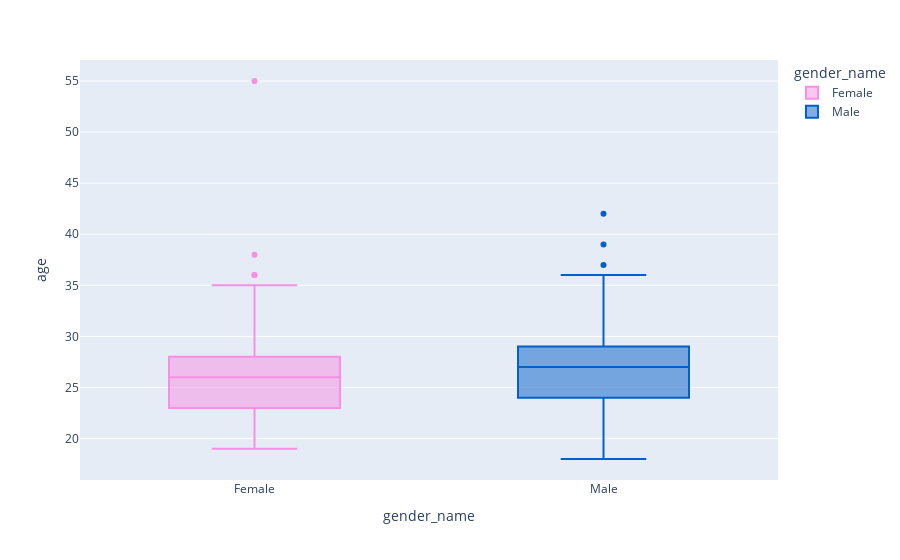

Write notebook code for a chart like this one.
### Code cell
fig = px.box(df_iid, x="gender_name", y="age", color="gender_name", color_discrete_sequence=["#F78FE4", "#0460C9"])
fig.show()

### Figure 1 — Plotly figure (JSON) as saved in the notebook; plotly's stock layout.template omitted (floating-point values rounded to 4 significant figures; data arrays with more than 128 entries replaced by an {"elided": "..."} marker saying what was removed)
{"data": [{"alignmentgroup": "True", "hovertemplate": "gender_name=%{x}<br>age=%{y}<extra></extra>", "legendgroup": "Female", "marker": {"color": "#F78FE4"}, "name": "Female", "notched": false, "offsetgroup": "Female", "orientation": "v", "showlegend": true, "type": "box", "x": {"elided": "274 str values"}, "x0": " ", "xaxis": "x", "y": {"elided": "274 int values"}, "y0": " ", "yaxis": "y"}, {"alignmentgroup": "True", "hovertemplate": "gender_name=%{x}<br>age=%{y}<extra></extra>", "legendgroup": "Male", "marker": {"color": "#0460C9"}, "name": "Male", "notched": false, "offsetgroup": "Male", "orientation": "v", "showlegend": true, "type": "box", "x": {"elided": "277 str values"}, "x0": " ", "xaxis": "x", "y": {"elided": "277 int values"}, "y0": " ", "yaxis": "y"}], "layout": {"boxmode": "overlay", "legend": {"title": {"text": "gender_name"}, "tracegroupgap": 0}, "margin": {"t": 60}, "xaxis": {"anchor": "y", "categoryarray": ["Female", "Male"], "categoryorder": "array", "domain": [0, 1], "title": {"text": "gender_name"}}, "yaxis": {"anchor": "x", "domain": [0, 1], "title": {"text": "age"}}}}
